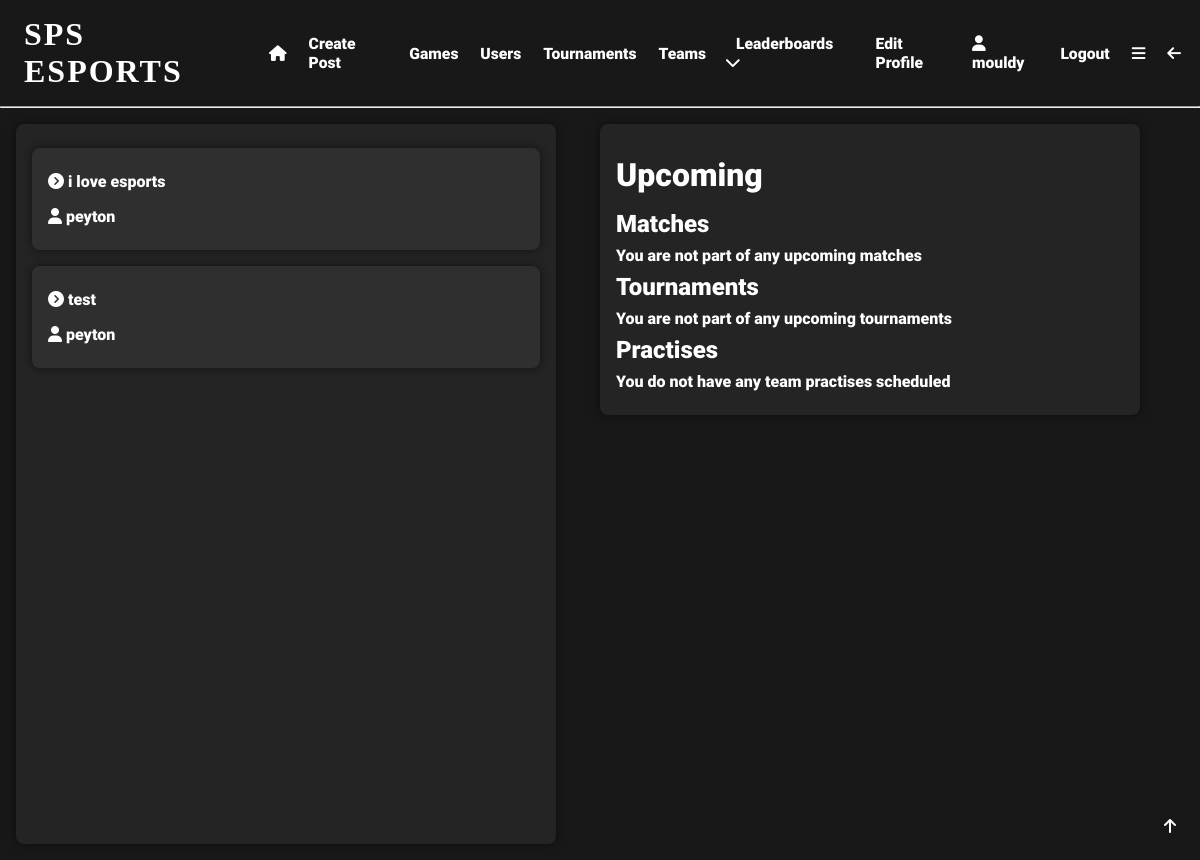
Page /index (signed in) on the committed database.
### app/models.py (models this page shows, shortened)
class User(UserMixin, db.Model):
    user_id = db.Column(db.Integer, primary_key=True)
    username = db.Column(db.String(64), index=True, unique=True)
    email = db.Column(db.String(120), index=True, unique=True)
    password_hash = db.Column(db.String(128), nullable=False)
    pfp = db.Column(db.String(140))
    user_bio = db.Column(db.String(140), default='New to SPS eSports!!!')
    pronouns = db.Column(db.String(64), nullable=True)
    skill_level = db.Column(db.String(64), default='Unsure')
    role = db.Column(db.String(64))
    grade = db.Column(db.String(64), nullable=True, default='Unsure')
    availability = db.Column(db.String(140), default='Unsure')
    teams = db.relationship('Teams', back_populates='user')
    team_users = db.relationship('TeamUsers', back_populates='user')
    posts = db.relationship('Posts', back_populates='user')
    likes = db.relationship('Likes', back_populates='user')
    tournaments = db.relationship('Tournaments', back_populates='user')
    favourite_games = db.relationship('FavouriteGames', back_populates='user')
    tournament_users = db.relationship('TournamentUsers', back_populates='user')
    comments = db.relationship('Comments', back_populates='user')
    matches = db.relationship('Matches', back_populates='user')
    match_users = db.relationship('MatchUsers', back_populates='user')
    following = db.relationship('Following', backref='user', foreign_keys='Following.user_id')
    followed = db.relationship('Following', foreign_keys='Following.following_id')
    sponsor = db.relationship('SponsoredUsers', backref='user', foreign_keys='SponsoredUsers.sponsor_id')
    sponsored = db.relationship('SponsoredUsers', foreign_keys='SponsoredUsers.sponsored_id')

class Posts(db.Model):
    post_id = db.Column(db.Integer, primary_key=True, index=True, unique=True, nullable=False)
    post_title = db.Column(db.String(64), nullable=False)
    post_content = db.Column(db.String(140), nullable=False)
    post_date = db.Column(db.DateTime, nullable=False)
    post_type = db.Column(db.String(64))
    likes = db.Column(db.Integer, default=0)
    user_id = db.Column(db.Integer, db.ForeignKey('user.user_id'), name='post_user_id', nullable=False)
    user = db.relationship('User', back_populates='posts')
    post_likes = db.relationship('Likes', back_populates='post')
    comments = db.relationship('Comments', back_populates='post')

### app/routes.py (the view)
@app.route('/')
@app.route('/index')
@login_required
def index():
    following = Following.query.filter_by(user_id=current_user.user_id).all()
    followed_users = []
    for user in following:
        user = User.query.filter_by(user_id=user.following_id).first()
        followed_users.append(user)
    posts = []
    for user in followed_users:
        user_posts = Posts.query.filter_by(user_id=user.user_id).all()
        for post in user_posts:
            posts.append((post, user.username))
    tournament_users = TournamentUsers.query.filter_by(user_id=current_user.user_id).all()
    tournaments = []
    for tournament_user in tournament_users:
        tournament = Tournaments.query.filter_by(tournament_id=tournament_user.tournament_id).first()
        if tournament.tournament_end + timedelta(days=1) > datetime.now():
            tournaments.append(tournament)
    match_users = MatchUsers.query.filter_by(match_user=current_user.user_id).all()
    matches = []
    for match_user in match_users:
        match = Matches.query.filter_by(match_id=match_user.match_id).first()
        if match.match_date + timedelta(days=1) > datetime.now():
            matches.append(match)
    tournaments = sorted(tournaments, key=lambda x: x.tournament_start, reverse=False)
    matches = sorted(matches, key=lambda x: x.match_date, reverse=False)
    team_users = TeamUsers.query.filter_by(user_id=current_user.user_id).all()
    teams = []
    for team_user in team_users:
        team = Teams.query.filter_by(team_id=team_user.team_id).first()
        if team not in teams:
            teams.append(team)
    practises = []
    for team in teams:
        practise = Practises.query.filter_by(team_id=team.team_id).all()
        for p in practise:
            current = datetime.now()
            if p.practise_date + timedelta(days=1) > current.date():
                practises.append(p)
    practises = sorted(practises, key=lambda x: x.practise_date, reverse=False)
    return render_template('index.html', title="Home", tournaments=tournaments, matches=matches, practises=practises, posts=posts)

### app/models.py (called while the page is built)
@login.user_loader
def load_user(user_id):
    return User.query.get(int(user_id))  # returns the user id as an integer

### app/templates/index.html
{% extends 'base.html' %}
{% block content %}
<div class="row">
    <div class="half">
        <div class="user-posts">
            {% for post in posts %}
            <div class="post">
                <a href="{{url_for('post', post_id=post[0].post_id)}}"><i class="fa-solid fa-circle-chevron-right"></i>
                    {{post[0].post_title}}</a>
                <p><i class="fa-solid fa-user"></i>   {{post[1]}}</p>
            </div>
            {% endfor %}
        </div>
    </div>
    <div class="half">
        <div class="container">
            <h1>Upcoming</h1>
            <h2>Matches</h2>
            {% if matches %}
            {% for match in matches %}
            <div class="event">
                <h4>Match {{match.round_match}}, Round {{match.round}}</h4>
                <p>{{match.match_date|format_date}}</p>
                <a href="{{url_for('tournament', tournament_id=match.tournament_id)}}"><i
                        class="fa-solid fa-circle-chevron-right"></i> Tournament</a>
            </div>
            {% endfor %}
            {% else %}
            <p>You are not part of any upcoming matches</p>
            {% endif %}
            <h2>Tournaments</h2>
            {% if tournaments %}
            {% for tournament in tournaments %}
            <div class="event">
                <a href="{{url_for('tournament', tournament_id=tournament.id)}}"><i
                        class="fa-solid fa-circle-chevron-right"></i> {{tournament.tournament_name}}</a>
                <p>{{tournament.tournament_start|format_date}} to {{tournament.tournament_end|format_date}}</p>
            </div>
            {% endfor %}
            {% else %}
            <p>You are not part of any upcoming tournaments</p>
            {% endif %}
            <h2>Practises</h2>
            {% if practises %}
            {% for practise in practises %}
            <div class="event">
                <p><a href="{{url_for('practise', practise_id=practise.practise_id)}}"><i
                        class="fa-solid fa-circle-chevron-right"></i> {{practise.practise_name}}</a></p>
                <p>{{practise.practise_date|format_date}} at {{practise.practise_time|format_time}}</p>
            </div>
            {% endfor %}
            {% else %}
            <p>You do not have any team practises scheduled</p>
            {% endif %}
        </div>
    </div>
</div>
{% endblock %}

### app/templates/base.html (shortened to what this page needs)
<!DOCTYPE html>
<html lang="en">
<head>
    <link rel="stylesheet" href="{{ url_for('static', filename='css/styles.css') }}">
</head>
<body>
  <div id="top" class="header">
      {% if current_user.is_anonymous %}
        <h1 onclick="location.href='login'">SPS ESPORTS</h1>
        <a href="{{ url_for('login') }}">Login</a>
        <a href="{{ url_for('register') }}">Register</a>
        <a href="{{ url_for('about') }}">About</a>
      {% else %}
        <h1 onclick="location.href='{{url_for('index')}}'">SPS ESPORTS</h1>
          <a href="{{ url_for('index') }}" class="hidemobile"><i class="fa-solid fa-house"></i></a>
          <a href="{{ url_for('create_post') }}" class="hidemobile">Create Post</a>
          <a href="{{ url_for('search') }}" class="hidemobile">Games</a>
          <a href="{{ url_for('user_search') }}" class="hidemobile">Users</a>
          <a href="{{ url_for('tournament_search') }}" class="hidemobile">Tournaments</a>
          <a href="{{url_for('team_search')}}" class="hidemobile">Teams</a>
          <div class="expand" class="hidemobile">
              <div class="expand-button">
                  <a href="javascript:showDropdown()">Leaderboards <i class="fa-solid fa-chevron-down"></i></a>
              </div>
          </div>
          <a href="{{ url_for('edit_profile') }}" class="hidemobile">Edit Profile</a>
          <a href="{{ url_for('user', username=current_user.username) }}" class="hidemobile"><i class="fa-solid fa-user"></i>
              {{current_user.username}}</a>
          <a href="{{ url_for('logout') }}" class="hidemobile">Logout</a>
        <a href="javascript:showNavBar()"><i class="fa-solid fa-bars"></i></a>
        <a href="javascript:window.history.back();" class="hidemobile"><i class="fa-solid fa-arrow-left"></i></a>
      {% endif %}
  </div>
    <hr>
  <div class="topbutton">
    <a href="#top"><i class="fa-solid fa-arrow-up"></i></a>
  </div>
{% block content %} {% endblock %}
</body>
</html>

### app/static/css/styles.css (style rules this page uses)
* { margin: 0; padding: 0; box-sizing: border-box; scroll-behavior: smooth; scrollbar-width: thin; scrollbar-color: white var(--bg); }
body { background: var(--bg); color: white; }
:root { --accent: #e81c29; --bg: #181818; --bg2: #282828; --lightbg: rgba(255,255,255,0.05); }
.row { display: flex; width: 100%; }
.half { flex: 50%; }
.header { display:flex; align-items: center; padding: 1em 0.5em; }
.header a { padding: 0em 0.7em; font-family: 'Roboto'; font-size: 0.98em; text-decoration: none; transition: 0.5s; position: relative; transition: 0.3s; color: white; }
.header a::before { content: ''; position: absolute; width: 100%; height: 2px; left: 0; bottom: -2px; background-color: var(--accent); transform-origin: right; transform: scaleX(0); transition: transform 0.3s; }
.header h1 { box-shadow: inset 0 0 0 0 var(--bg); font-family: 'Nausea'; letter-spacing: 2px; padding: 0 0.5em; position: relative; transition: color 0.3s ease-in-out, box-shadow 0.3s ease-in-out; }
.expand { font-family: 'Roboto'; padding: 0.5em; position: relative; }
h1 { font-family: 'Roboto'; font-size: 2em; }
h2 { font-family: 'Roboto'; font-size: 1.5em; }
.topbutton { position: fixed; bottom: 1em; right: 1em; padding: 0.5em; border-radius: 50%; background-color: var(--bg); color: white; font-family: 'Roboto'; font-size: 1em; transition: 0.5s; }
p { font-family: 'Roboto'; font-size: 1em; padding: 0.5em 0; }
a { color: white; text-decoration: none; transition: 0.5s; padding: 0.5em 0; position: relative; font-family: 'Roboto'; }
a::before { content: ''; position: absolute; width: 100%; height: 2px; left: 0; bottom: -2px; background-color: var(--accent); transform-origin: right; transform: scaleX(0); transition: transform 0.3s; }
.user-posts { display: flex; flex-flow: column; height: 90vh; width: 90%; overflow-y: scroll; overflow-x: hidden; background-color: var(--lightbg); box-shadow: 0 0 10px 0 rgba(0,0,0,0.5); border-radius: 0.5em; padding: 1em; margin: 1em; }
.post { display: flex; flex-flow: column wrap; background-color: var(--lightbg); box-shadow: 0 0 10px 0 rgba(0,0,0,0.5); border-radius: 0.5em; padding: 1em; margin: 0.5em 0; font-family: 'Roboto'; width: 100%; background: rgba(255,255,255,0.05); }
.post a::before { top: 80%; }
.container { display: flex; flex-flow: column wrap; justify-content: center; width: 90%; margin: 1em 0; font-family: 'Roboto'; background-color: var(--lightbg); padding: 1em; border-radius: 0.5em; box-shadow: 0 0 10px 0 rgba(0,0,0,0.5); }
.container h1 { padding: 0.5em 0; }

### rows in the picture
User: username "mouldy"
User: post_title "i love esports", username "peyton", post_title "test"
